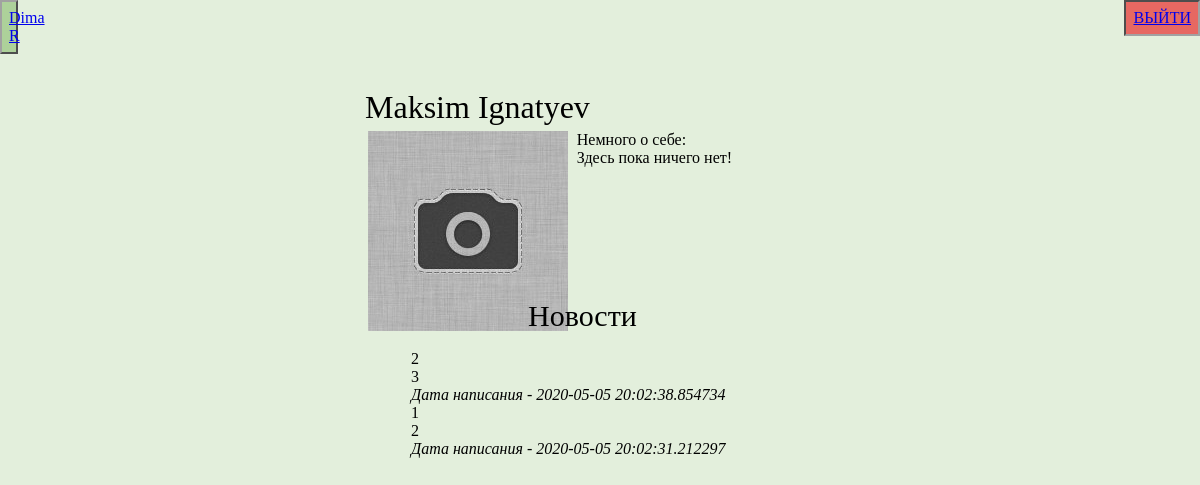
Page /user/3 (signed in) on the committed database.
### data/users.py (models this page shows, shortened)
class User(SqlAlchemyBase, UserMixin):
    __tablename__ = 'users'
    id = sqlalchemy.Column(sqlalchemy.Integer,
                           primary_key=True, autoincrement=True)
    name = sqlalchemy.Column(sqlalchemy.String, nullable=True)
    surname = sqlalchemy.Column(sqlalchemy.String, nullable=True)
    about = sqlalchemy.Column(sqlalchemy.String, nullable=True)
    email = sqlalchemy.Column(sqlalchemy.String,
                              index=True, unique=True, nullable=True)
    hashed_password = sqlalchemy.Column(sqlalchemy.String, nullable=True)
    photo_id = sqlalchemy.Column(sqlalchemy.Integer, nullable=True, default=0)
    photo = sqlalchemy.Column(sqlalchemy.String, default='img/default.jpg')
    created_date = sqlalchemy.Column(sqlalchemy.DateTime,
                                     default=datetime.datetime.now)
    news = orm.relation("News", back_populates='user')

### data/news.py (models this page shows)
class News(SqlAlchemyBase):
    __tablename__ = 'news'
    id = sqlalchemy.Column(sqlalchemy.Integer,
                           primary_key=True, autoincrement=True)
    title = sqlalchemy.Column(sqlalchemy.String, nullable=True)
    content = sqlalchemy.Column(sqlalchemy.String, nullable=True)
    created_date = sqlalchemy.Column(sqlalchemy.DateTime,
                                     default=datetime.datetime.now)
    user_id = sqlalchemy.Column(sqlalchemy.Integer,
                                sqlalchemy.ForeignKey("users.id"))
    user = orm.relation('User')

### main.py (the view, shortened to what this page needs)
@app.route('/user/<int:id>', methods=['POST', 'GET'])
@login_required
def user(id):
    session = db_session.create_session()
    if request.method == 'GET':
        user = session.query(User).filter(User.id == id).first()
        news = session.query(News).filter((News.user == user))
        param = {
            'title': 'Профиль',
            'user': user,
            'news': news}
        return render_template('index.html', **param)

### data/db_session.py (called while the page is built)
def create_session() -> Session:
    global __factory
    return __factory()

### main.py (called while the page is built)
@login_manager.user_loader
def load_user(user_id):
    session = db_session.create_session()
    return session.query(User).get(user_id)

### templates/index.html (shortened to what this page needs)
{% extends "base.html" %}
{% block content %}
<div class="user-page">
<h1 class="name">{{ user.name }} {{ user.surname }}</h1>
<div class="user-block">
<img src="/static/{{ user.photo }}">
</div>
<div class="user-block">
    <h4>Немного о себе:</h4>
    <div>
        {% if user.about %}
        <p>{{ user.about }}</p>
        {% else %}
        <p>Здесь пока ничего нет!</p>
        {% endif %}
    </div>
</div>
</div>
<h2 class="user-news-header">Новости</h2>
<div class="user-news">
{% if news.first() %}
{% for item in news[::-1] %}
<div>
    <h3>{{item.title}}</h3>
    <div>
        {{item.content}}
    </div>
    <div>
        <i>Дата написания - {{item.created_date}}</i>
    </div>
</div>
{% endfor %}
{% else %}
<p>Здесь пока ничего нет!</p>
{% endif %}
</div>
{% endblock %}

### templates/base.html (shortened to what this page needs)
<!DOCTYPE html>
<html lang="en">
<head>
    <link rel="stylesheet" type="text/css" href="/static/css/style.css" />
</head>
<body>
<header>
    <nav>
        {% if current_user.is_authenticated %}
        <p class="name-button">
            <a href="/user/{{ current_user.id }}">{{ current_user.name }} {{
                current_user.surname }}</a>
        </p>
        <a href="/logout" class="logout">Выйти</a>
        {% else %}
        <p>
            <a class="top-button" href="/register">Зарегистрироваться</a>
            <a class="top-button" href="/login">Войти</a>
        </p>
        {% endif %}
    </nav>
</header>
<main role="main" class="container">
    {% block content %}{% endblock %}
</main>
</body>
</html>

### static/css/style.css (style rules this page uses)
body, h1, h2, h3, h4, p, a { margin: 0; font-size: 100%; font-weight: normal; }
body { font-family: 'Bookman Old Style', sans-regular; background-color: #e3efdc }
.logout { text-align: center; background-color: #e66862; padding: 7px; text-color: black; text-transform: uppercase; position: absolute; border: 2px inset #a1a1a1; right: 0; top: 0; }
.name-button { margin: 0 1675px 30px 0; text-align: center; background-color: #add19a; padding: 7px; background-position: right; text-color: black; border: 2px outset #a1a1a1; }
.name { margin-left: 0; padding: 5px; font-size: 32px; }
.user-block { float: left; margin-left: 1%; }
.user-page { margin-left: 30%; }
.user-news-header { position: absolute; margin-left: 44%; margin-top: 14%; text-align: center; font-size: 30px; }
.user-news { position: absolute; margin-left: 33%; margin-top: 17%; padding: 15px; }

### rows in the picture
User: name "Dima", surname "R"
User: name "Maksim", surname "Ignatyev", photo (placeholder picture)
News: title "2", content "3", created_date "2020-05-05 20:02:38.854734"
News: title "1", content "2", created_date "2020-05-05 20:02:31.212297"
